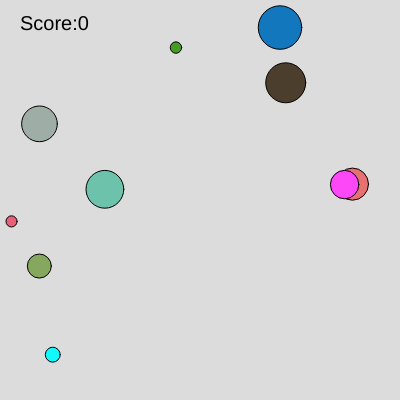
Frame 1 (no input)
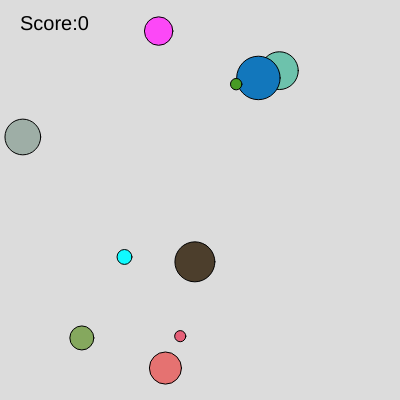
Frame 60 (no input)
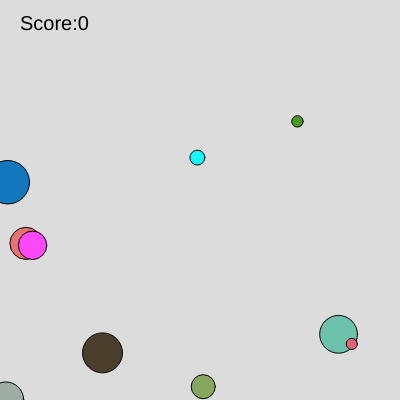
Frame 120 (the mouse pressed at the canvas centre since frame 60)

The p5.js sketch that drew these frames (run headless with seeded random() and noise() and a simulated clock; from frame 60 on, the mouse is pressed at the canvas centre):

// p5.js sketch
// ── sketch.js

let score = 0; //variable with score points 
let balls = [] // array with balls

function setup() {
  createCanvas(400, 400);
  createBalls()

}


function createBalls(){     //function of making balls
  for (let i = 0; i < 10; i ++){
  let ball = {
    x:random(width), // random x count 
    y:random(height),// random y count
    size: random(10,50),// random size 
    xSpeed:random(-5,5),// random speed for x
    ySpeed:random(-5,5),// random speed for y 
    
    color: {
      r: random(0,255), // random count of r
      g: random(0,255), // random count of g
      b: random(0,255), // random count of b

    }
}
balls.push(ball); //adding ball to array balls 
}
  
}

function draw() {
  background(220);

  for(let ball of balls){    // Loop through all balls
    //set the ball color
    fill(ball.color.r,ball.color.g,ball.color.b)
    //draw the ball
    circle(ball.x,ball.y,ball.size)
  }

  for (let i = 0; i < balls.length; i++){ 

    let ball = balls[i] // take one ball from aray
    if(ball.x + ball.xSpeed < 0 || ball.x + ball.xSpeed > width ){ 
      ball.xSpeed *= -1; // reverse the horizontal direction 
    }
    if (ball.y + ball.ySpeed < 0 || ball.y + ball.ySpeed > height) {
      ball.ySpeed *= -1; //reverse the verticald direction
    }

    ball.x += ball.xSpeed; // move the ball  horizontal
    ball.y += ball.ySpeed // move the ball vertical
  }


  //text of score points 
  fill(0) 
  textSize(20)
  text("Score:" + score, 20,30)


  if (balls.length === 0){ // add new balls if you cath all 10 balls 
    createBalls();
  }
}
function mousePressed(){
  for (let i = balls.length - 1; i >= 0; i--){

    let ball = balls[i] // take one ball from array 
    let distance = dist(mouseX, mouseY, ball.x, ball.y) //check position of the mouse 

    if (distance < ball.size){ // if ball disappear, score ++1 
      score++;
      balls.splice(i,1)
    }
  }
}
